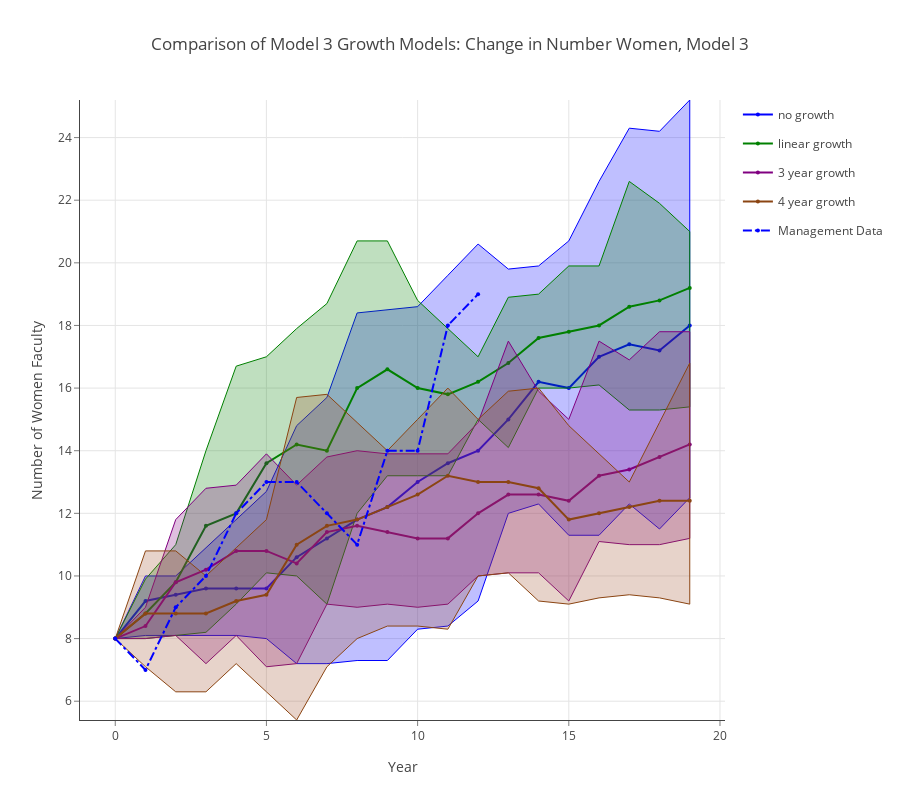

Notebook source saved alongside this figure:
### Markdown cell above
## Comparison of Model 3 Growth Models: Change in Number Women, Model 3

### Code cell
data = []
linecolors = ['rgb(0,0,255)', 'rgb(0,128,0)', 'rgb(128,0,128)', 'rgb(139,69,19)']
fillcolors = ['rgba(0,0,255,0.25)', 'rgba(0,128,0,0.25)', 'rgba(128,0,128,0.25)', 'rgba(160,82,45,0.25)']

for k,v in enumerate(results.mlist):
    data.append(go.Scatter(
        x=np.append(v.summary_matrix['yr'], v.summary_matrix['yr'].values[::-1]),
        y=np.append(v.summary_matrix['f_975'], v.summary_matrix['f_025'].values[::-1]),
        fill='tozerox',
        fillcolor=fillcolors[k],
        line=dict(color=linecolors[k],
                 width=1),
        legendgroup=legend_labels[k],
        showlegend=False,
        mode='lines',
        name=legend_labels[k],
    ))

    data.append(go.Scatter(
        x=v.summary_matrix['yr'],
        y=v.summary_matrix['f_avg'],
        line=dict(color=linecolors[k],
                 width=2),
        legendgroup=legend_labels[k],
        showlegend=True,
        marker=dict(
            size=4),
        mode='lines+markers',
        name=legend_labels[k],
    ))


data.append(go.Scatter(
    x=v.summary_matrix['yr'], 
    y=v.summary_matrix['act_f'],
    line=dict(color='blue',
             dash='dashdot'),
    name='Management Data',
    mode='lines+markers',
    marker=dict(
        size=4),

))
    
layout = go.Layout(
    title='Comparison of Model 3 Growth Models: Change in Number Women, Model 3',
    height=800,
    width=900,
    paper_bgcolor='rgb(255,255,255)',
    plot_bgcolor='rgb(255,255,255)',
    xaxis=dict(
        visible=True,
        title='Year',
        gridcolor='rgb(229,229,229)',
        showgrid=True,
        showline=True,
        showticklabels=True,
        tickcolor='rgb(127,127,127)',
        ticks='outside',
        zeroline=False
    ),
    yaxis=dict(
        title='Number of Women Faculty',
        gridcolor='rgb(229,229,229)',
        showgrid=True,
        showline=True,
        showticklabels=True,
        tickcolor='rgb(127,127,127)',
        ticks='outside',
        zeroline=False
    ),
)
fig = go.Figure(data=data, layout=layout)
plotly.offline.iplot(fig, filename= 'shaded_lines')

# export image for ingestion to pdf file.
if not os.path.exists('images'):
    os.mkdir('images')
pio.write_image(fig, 'images/change_in_number_women.png')

### Figure 1 — Plotly figure (JSON) as saved in the notebook; plotly's stock layout.template omitted (floating-point values rounded to 4 significant figures)
{"data": [{"fill": "tozerox", "fillcolor": "rgba(0,0,255,0.25)", "legendgroup": "no growth", "line": {"color": "rgb(0,0,255)", "width": 1}, "mode": "lines", "name": "no growth", "showlegend": false, "type": "scatter", "uid": "2ee1c25b-e198-486c-9c47-69ad566ac881", "x": [0, 1, 2, 3, 4, 5, 6, 7, 8, 9, 10, 11, 12, 13, 14, 15, 16, 17, 18, 19, 19, 18, 17, 16, 15, 14, 13, 12, 11, 10, 9, 8, 7, 6, 5, 4, 3, 2, 1, 0], "y": [8, 10, 10, 10.9, 11.8, 12.7, 14.8, 15.7, 18.4, 18.5, 18.6, 19.6, 20.6, 19.8, 19.9, 20.7, 22.6, 24.3, 24.2, 25.2, 12.5, 11.5, 12.3, 11.3, 11.3, 12.3, 12, 9.2, 8.4, 8.3, 7.3, 7.3, 7.2, 7.2, 8, 8.1, 8.1, 8.1, 8.1, 8]}, {"legendgroup": "no growth", "line": {"color": "rgb(0,0,255)", "width": 2}, "marker": {"size": 4}, "mode": "lines+markers", "name": "no growth", "showlegend": true, "type": "scatter", "uid": "733268e2-5506-4626-b524-670437c32c7b", "x": [0, 1, 2, 3, 4, 5, 6, 7, 8, 9, 10, 11, 12, 13, 14, 15, 16, 17, 18, 19], "y": [8, 9.2, 9.4, 9.6, 9.6, 9.6, 10.6, 11.2, 11.8, 12.2, 13, 13.6, 14, 15, 16.2, 16, 17, 17.4, 17.2, 18]}, {"fill": "tozerox", "fillcolor": "rgba(0,128,0,0.25)", "legendgroup": "linear growth", "line": {"color": "rgb(0,128,0)", "width": 1}, "mode": "lines", "name": "linear growth", "showlegend": false, "type": "scatter", "uid": "dbddc98e-79da-4f2f-af8f-739ed85907d5", "x": [0, 1, 2, 3, 4, 5, 6, 7, 8, 9, 10, 11, 12, 13, 14, 15, 16, 17, 18, 19, 19, 18, 17, 16, 15, 14, 13, 12, 11, 10, 9, 8, 7, 6, 5, 4, 3, 2, 1, 0], "y": [8, 9.9, 11, 14, 16.7, 17, 17.9, 18.7, 20.7, 20.7, 18.8, 17.9, 17, 18.9, 19, 19.9, 19.9, 22.6, 21.9, 21, 15.4, 15.3, 15.3, 16.1, 16, 16, 14.1, 15, 13.2, 13.2, 13.2, 12, 9.1, 10, 10.1, 9.1, 8.2, 8.1, 8, 8]}, {"legendgroup": "linear growth", "line": {"color": "rgb(0,128,0)", "width": 2}, "marker": {"size": 4}, "mode": "lines+markers", "name": "linear growth", "showlegend": true, "type": "scatter", "uid": "fe9b95b5-93e1-4b01-972f-aa8a5df1df69", "x": [0, 1, 2, 3, 4, 5, 6, 7, 8, 9, 10, 11, 12, 13, 14, 15, 16, 17, 18, 19], "y": [8, 8.8, 9.8, 11.6, 12, 13.6, 14.2, 14, 16, 16.6, 16, 15.8, 16.2, 16.8, 17.6, 17.8, 18, 18.6, 18.8, 19.2]}, {"fill": "tozerox", "fillcolor": "rgba(128,0,128,0.25)", "legendgroup": "3 year growth", "line": {"color": "rgb(128,0,128)", "width": 1}, "mode": "lines", "name": "3 year growth", "showlegend": false, "type": "scatter", "uid": "679c0636-ed8d-4079-a6a1-81e990ea65d9", "x": [0, 1, 2, 3, 4, 5, 6, 7, 8, 9, 10, 11, 12, 13, 14, 15, 16, 17, 18, 19, 19, 18, 17, 16, 15, 14, 13, 12, 11, 10, 9, 8, 7, 6, 5, 4, 3, 2, 1, 0], "y": [8, 9, 11.8, 12.8, 12.9, 13.9, 12.9, 13.8, 14, 13.9, 13.9, 13.9, 14.9, 17.5, 15.9, 15, 17.5, 16.9, 17.8, 17.8, 11.2, 11, 11, 11.1, 9.2, 10.1, 10.1, 10, 9.1, 9, 9.1, 9, 9.1, 7.2, 7.1, 8.1, 7.2, 8.1, 8, 8]}, {"legendgroup": "3 year growth", "line": {"color": "rgb(128,0,128)", "width": 2}, "marker": {"size": 4}, "mode": "lines+markers", "name": "3 year growth", "showlegend": true, "type": "scatter", "uid": "c4d0dca4-3a4c-4777-91fd-130235a05106", "x": [0, 1, 2, 3, 4, 5, 6, 7, 8, 9, 10, 11, 12, 13, 14, 15, 16, 17, 18, 19], "y": [8, 8.4, 9.8, 10.2, 10.8, 10.8, 10.4, 11.4, 11.6, 11.4, 11.2, 11.2, 12, 12.6, 12.6, 12.4, 13.2, 13.4, 13.8, 14.2]}, {"fill": "tozerox", "fillcolor": "rgba(160,82,45,0.25)", "legendgroup": "4 year growth", "line": {"color": "rgb(139,69,19)", "width": 1}, "mode": "lines", "name": "4 year growth", "showlegend": false, "type": "scatter", "uid": "04c99dc0-c55b-455b-aaba-990d6bd7ddf7", "x": [0, 1, 2, 3, 4, 5, 6, 7, 8, 9, 10, 11, 12, 13, 14, 15, 16, 17, 18, 19, 19, 18, 17, 16, 15, 14, 13, 12, 11, 10, 9, 8, 7, 6, 5, 4, 3, 2, 1, 0], "y": [8, 10.8, 10.8, 10, 10.9, 11.8, 15.7, 15.8, 14.9, 14, 15, 16, 15, 15.9, 16, 14.8, 13.9, 13, 14.9, 16.8, 9.1, 9.3, 9.4, 9.3, 9.1, 9.2, 10.1, 10, 8.3, 8.4, 8.4, 8, 7.1, 5.4, 6.3, 7.2, 6.3, 6.3, 7.1, 8]}, {"legendgroup": "4 year growth", "line": {"color": "rgb(139,69,19)", "width": 2}, "marker": {"size": 4}, "mode": "lines+markers", "name": "4 year growth", "showlegend": true, "type": "scatter", "uid": "4cf296f2-09df-431e-bbff-863be896267a", "x": [0, 1, 2, 3, 4, 5, 6, 7, 8, 9, 10, 11, 12, 13, 14, 15, 16, 17, 18, 19], "y": [8, 8.8, 8.8, 8.8, 9.2, 9.4, 11, 11.6, 11.8, 12.2, 12.6, 13.2, 13, 13, 12.8, 11.8, 12, 12.2, 12.4, 12.4]}, {"line": {"color": "blue", "dash": "dashdot"}, "marker": {"size": 4}, "mode": "lines+markers", "name": "Management Data", "type": "scatter", "uid": "8f9b960e-8b0a-40c4-9d3a-89cd65047614", "x": [0, 1, 2, 3, 4, 5, 6, 7, 8, 9, 10, 11, 12, 13, 14, 15, 16, 17, 18, 19], "y": [8, 7, 9, 10, 12, 13, 13, 12, 11, 14, 14, 18, 19, null, null, null, null, null, null, null]}], "layout": {"height": 800, "paper_bgcolor": "rgb(255,255,255)", "plot_bgcolor": "rgb(255,255,255)", "title": {"text": "Comparison of Model 3 Growth Models: Change in Number Women, Model 3"}, "width": 900, "xaxis": {"gridcolor": "rgb(229,229,229)", "showgrid": true, "showline": true, "showticklabels": true, "tickcolor": "rgb(127,127,127)", "ticks": "outside", "title": {"text": "Year"}, "visible": true, "zeroline": false}, "yaxis": {"gridcolor": "rgb(229,229,229)", "showgrid": true, "showline": true, "showticklabels": true, "tickcolor": "rgb(127,127,127)", "ticks": "outside", "title": {"text": "Number of Women Faculty"}, "zeroline": false}}}
